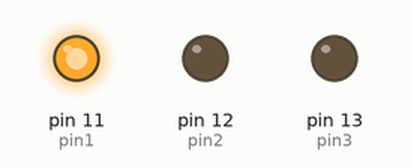
The program below on a simulated Raspberry Pi (header pin numbers). Shown: output pins drawn as LEDs (lit = HIGH). At 4.9 s the program stops and its outputs stay as they are.

Above: at 0.05 s.
At 1.45 s:
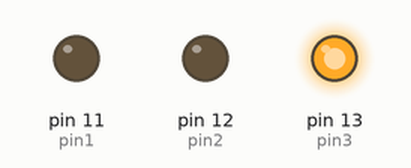
At 2.85 s:
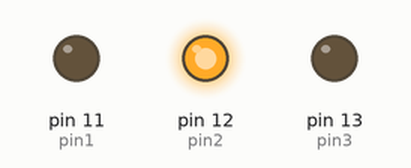
Timing chart, 0 to 3.1 s (numbered marks = the images above):
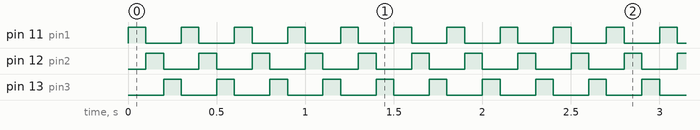

The program:

leds.py
```python
import RPi.GPIO as GPIO
from time import sleep

pin1 = 11
pin2 = 12
pin3 = 13

GPIO.setmode(GPIO.BOARD)
GPIO.setup(pin1, GPIO.OUT)
GPIO.setup(pin2, GPIO.OUT)
GPIO.setup(pin3, GPIO.OUT)

var = pin1
for x in range(1,50):
	GPIO.output(pin1, GPIO.LOW)
	GPIO.output(pin2, GPIO.LOW)
	GPIO.output(pin3, GPIO.LOW)

	if var == pin1:
		GPIO.output(pin1, GPIO.HIGH)
		var = pin2
	elif var == pin2:
		GPIO.output(pin2, GPIO.HIGH)
		var = pin3
	elif var == pin3:
		GPIO.output(pin3, GPIO.HIGH)
		var = pin1

	sleep(0.1)


GPIO.cleanup()
```

Measured:
- by itself, pin 11 (pin1): alternates HIGH for 0.10 s and LOW for 0.20 s, 34 changes in all, then stays LOW
- by itself, pin 12 (pin2), pin 13 (pin3): alternates HIGH for 0.10 s and LOW for 0.20 s, 32 changes in all, then stays LOW
